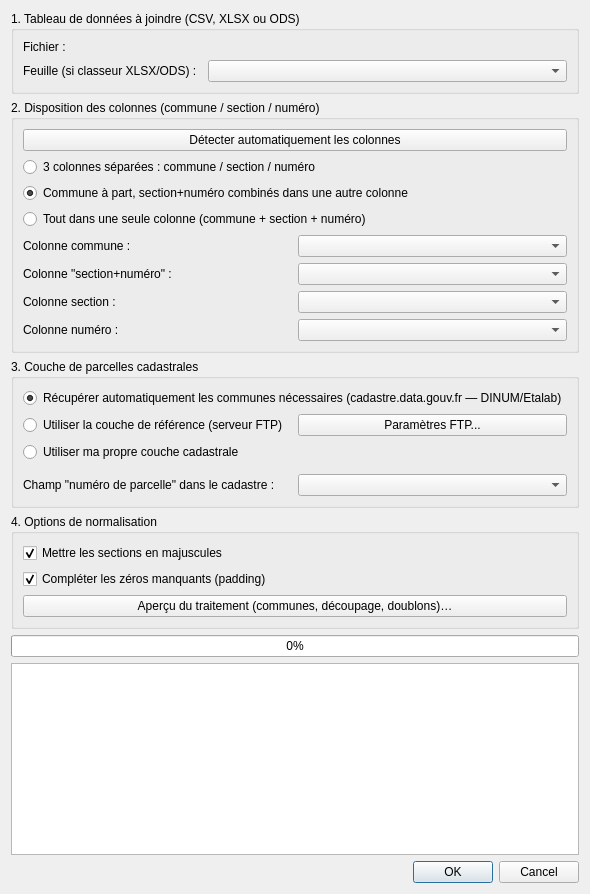
<?xml version="1.0" encoding="UTF-8"?>
<ui version="4.0">
 <class>ParcelleJoinerDialogBase</class>
 <widget class="QDialog" name="ParcelleJoinerDialogBase">
  <property name="windowTitle">
   <string>Jointure Cadastre</string>
  </property>
  <layout class="QVBoxLayout" name="mainLayout">

   <item>
    <widget class="QGroupBox" name="groupSource">
     <property name="title">
      <string>1. Tableau de données à joindre (CSV, XLSX ou ODS)</string>
     </property>
     <layout class="QGridLayout" name="gridSource">
      <item row="0" column="0">
       <widget class="QLabel" name="labelTable">
        <property name="text"><string>Fichier :</string></property>
       </widget>
      </item>
      <item row="0" column="1" colspan="2">
       <widget class="QgsFileWidget" name="mFileWidgetTable" native="true"/>
      </item>
      <item row="1" column="0">
       <widget class="QLabel" name="labelFeuille">
        <property name="text"><string>Feuille (si classeur XLSX/ODS) :</string></property>
       </widget>
      </item>
      <item row="1" column="1" colspan="2">
       <widget class="QComboBox" name="mComboFeuille"/>
      </item>
     </layout>
    </widget>
   </item>

   <item>
    <widget class="QGroupBox" name="groupColonnes">
     <property name="title">
      <string>2. Disposition des colonnes (commune / section / numéro)</string>
     </property>
     <layout class="QVBoxLayout" name="vboxColonnes">
      <item>
       <widget class="QPushButton" name="mButtonDetecter">
        <property name="text"><string>Détecter automatiquement les colonnes</string></property>
       </widget>
      </item>
      <item>
       <widget class="QRadioButton" name="mRadioModeSepare">
        <property name="text"><string>3 colonnes séparées : commune / section / numéro</string></property>
       </widget>
      </item>
      <item>
       <widget class="QRadioButton" name="mRadioModeCombine">
        <property name="text"><string>Commune à part, section+numéro combinés dans une autre colonne</string></property>
        <property name="checked"><bool>true</bool></property>
       </widget>
      </item>
      <item>
       <widget class="QRadioButton" name="mRadioModeToutEnUn">
        <property name="text"><string>Tout dans une seule colonne (commune + section + numéro)</string></property>
       </widget>
      </item>

      <item>
       <layout class="QGridLayout" name="gridColonnes">
        <item row="0" column="0">
         <widget class="QLabel" name="labelColCommune">
          <property name="text"><string>Colonne commune :</string></property>
         </widget>
        </item>
        <item row="0" column="1">
         <widget class="QComboBox" name="mComboColCommune"/>
        </item>
        <item row="1" column="0">
         <widget class="QLabel" name="labelColParcelleCombinee">
          <property name="text"><string>Colonne "section+numéro" :</string></property>
         </widget>
        </item>
        <item row="1" column="1">
         <widget class="QComboBox" name="mComboColParcelleCombinee"/>
        </item>
        <item row="2" column="0">
         <widget class="QLabel" name="labelColSection">
          <property name="text"><string>Colonne section :</string></property>
         </widget>
        </item>
        <item row="2" column="1">
         <widget class="QComboBox" name="mComboColSection"/>
        </item>
        <item row="3" column="0">
         <widget class="QLabel" name="labelColNumero">
          <property name="text"><string>Colonne numéro :</string></property>
         </widget>
        </item>
        <item row="3" column="1">
         <widget class="QComboBox" name="mComboColNumero"/>
        </item>
       </layout>
      </item>
     </layout>
    </widget>
   </item>

   <item>
    <widget class="QGroupBox" name="groupCadastre">
     <property name="title">
      <string>3. Couche de parcelles cadastrales</string>
     </property>
     <layout class="QVBoxLayout" name="vboxCadastre">
      <item>
       <widget class="QRadioButton" name="mRadioAuto">
        <property name="text"><string>Récupérer automatiquement les communes nécessaires (cadastre.data.gouv.fr — DINUM/Etalab)</string></property>
        <property name="checked"><bool>true</bool></property>
       </widget>
      </item>
      <item>
       <layout class="QHBoxLayout" name="hboxFtp">
        <item>
         <widget class="QRadioButton" name="mRadioFtp">
          <property name="text"><string>Utiliser la couche de référence (serveur FTP)</string></property>
         </widget>
        </item>
        <item>
         <widget class="QPushButton" name="mButtonParametresFtp">
          <property name="text"><string>Paramètres FTP...</string></property>
         </widget>
        </item>
       </layout>
      </item>
      <item>
       <widget class="QRadioButton" name="mRadioLocal">
        <property name="text"><string>Utiliser ma propre couche cadastrale</string></property>
       </widget>
      </item>
      <item>
       <widget class="QgsMapLayerComboBox" name="mComboLayerCadastre">
        <property name="enabled"><bool>false</bool></property>
       </widget>
      </item>
      <item>
       <layout class="QHBoxLayout" name="hboxChampCadastre">
        <item>
         <widget class="QLabel" name="labelChampCadastre">
          <property name="text"><string>Champ "numéro de parcelle" dans le cadastre :</string></property>
         </widget>
        </item>
        <item>
         <widget class="QComboBox" name="mComboChampCadastre"/>
        </item>
       </layout>
      </item>
     </layout>
    </widget>
   </item>

   <item>
    <widget class="QGroupBox" name="groupNormalisation">
     <property name="title">
      <string>4. Options de normalisation</string>
     </property>
     <layout class="QVBoxLayout" name="vboxNormalisation">
      <item>
       <widget class="QCheckBox" name="mCheckMajuscules">
        <property name="text"><string>Mettre les sections en majuscules</string></property>
        <property name="checked"><bool>true</bool></property>
       </widget>
      </item>
      <item>
       <widget class="QCheckBox" name="mCheckPadding">
        <property name="text"><string>Compléter les zéros manquants (padding)</string></property>
        <property name="checked"><bool>true</bool></property>
       </widget>
      </item>
      <item>
       <widget class="QPushButton" name="mButtonApercu">
        <property name="text"><string>Aperçu du traitement (communes, découpage, doublons)…</string></property>
       </widget>
      </item>
     </layout>
    </widget>
   </item>

   <item>
    <widget class="QProgressBar" name="mProgressBar">
     <property name="value"><number>0</number></property>
    </widget>
   </item>

   <item>
    <widget class="QPlainTextEdit" name="mLogOutput">
     <property name="readOnly"><bool>true</bool></property>
    </widget>
   </item>

   <item>
    <widget class="QDialogButtonBox" name="buttonBox">
     <property name="standardButtons">
      <set>QDialogButtonBox::Cancel|QDialogButtonBox::Ok</set>
     </property>
    </widget>
   </item>

  </layout>
 </widget>
 <customwidgets>
  <customwidget>
   <class>QgsFileWidget</class>
   <extends>QWidget</extends>
   <header>qgis.gui</header>
  </customwidget>
  <customwidget>
   <class>QgsMapLayerComboBox</class>
   <extends>QWidget</extends>
   <header>qgis.gui</header>
  </customwidget>
 </customwidgets>
 <resources/>
 <connections/>
</ui>
